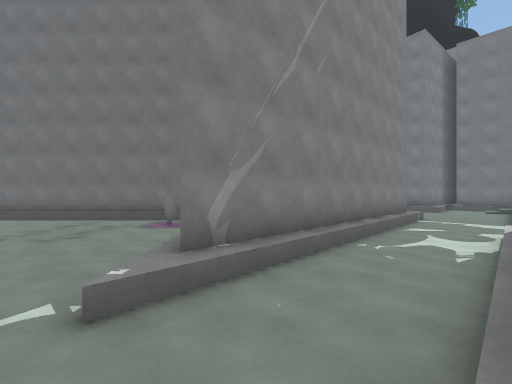
[1] (above)

20 first-person views from a walk through a scene from a Unity 3-D project. The camera is 1.3 m above the floor, looks level and sees 90° across. Doors are open. The floor is counted in squares, 2 m on a side. Each view is taken from the middle of a square. On the plan, view 1 faces up. The plan holds only what a view shows up to about 9 squares ahead; the rest is blank. The place goes on beyond the plan. The player character is not drawn.

[2]
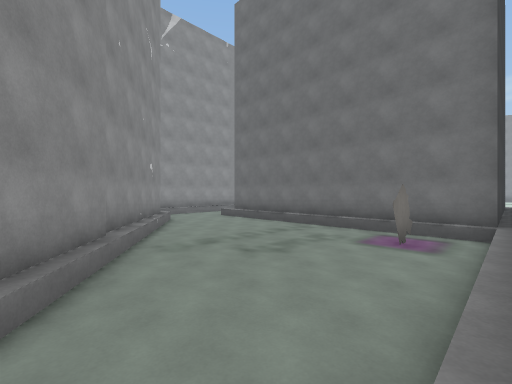

[3]
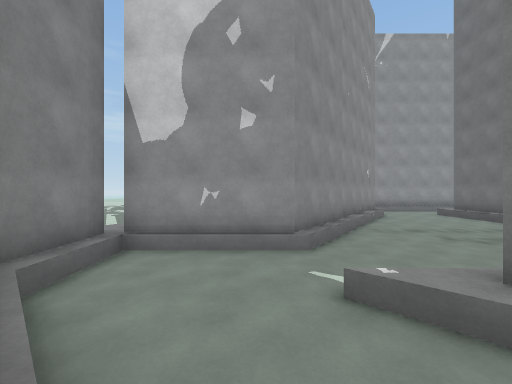

[4]
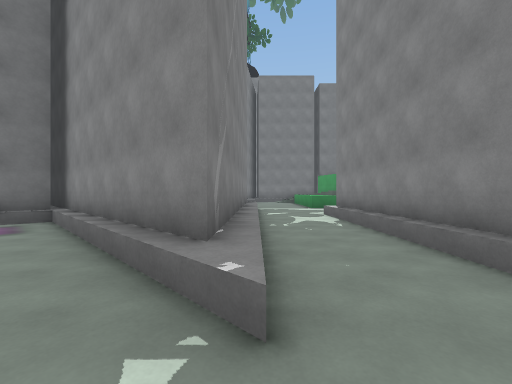

[5]
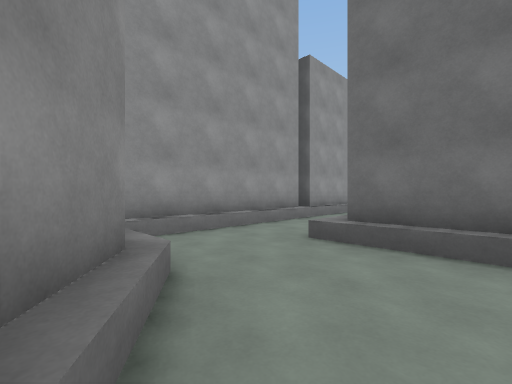

[6]
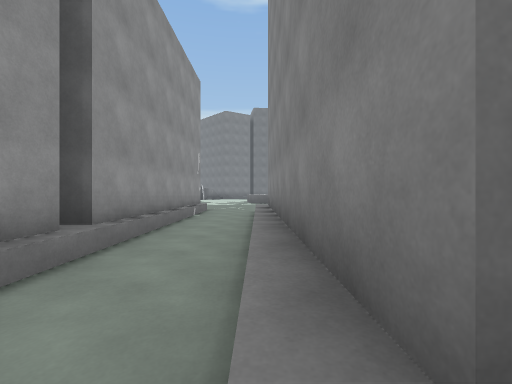

[7]
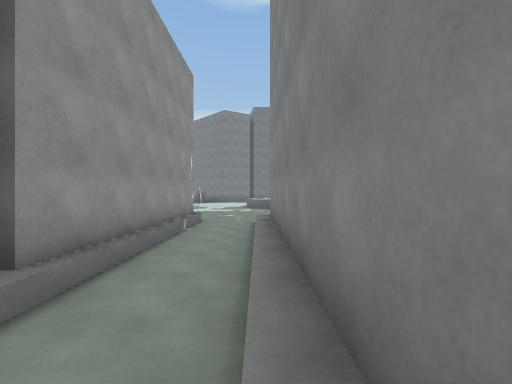

[8]
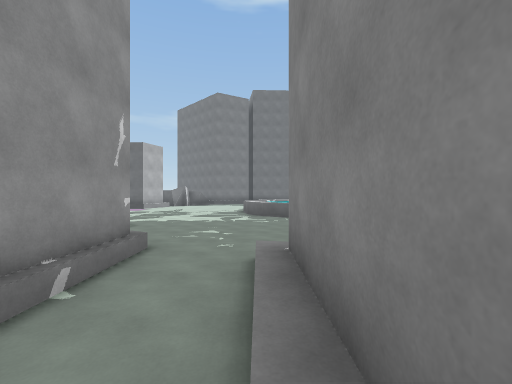

[9]
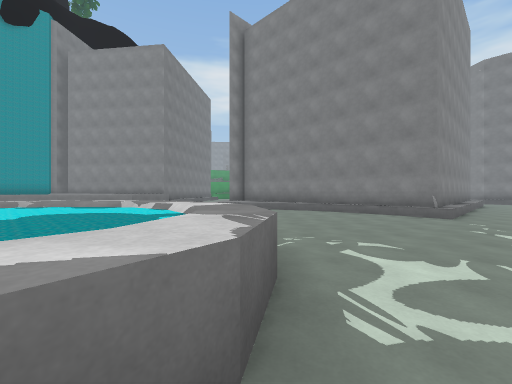

[10]
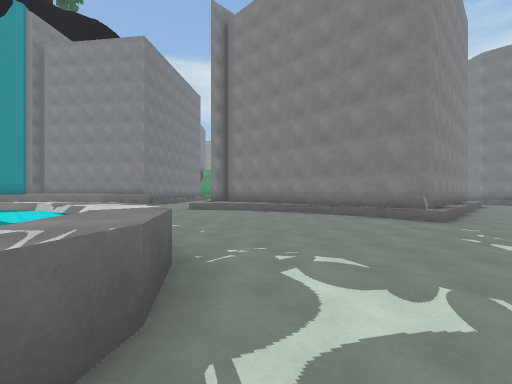

[11]
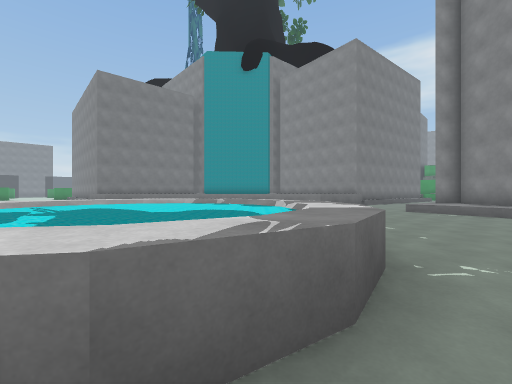

[12]
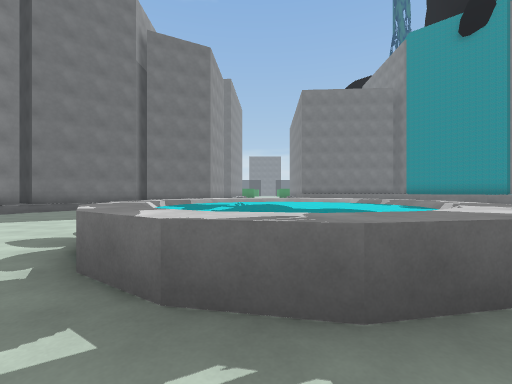

[13]
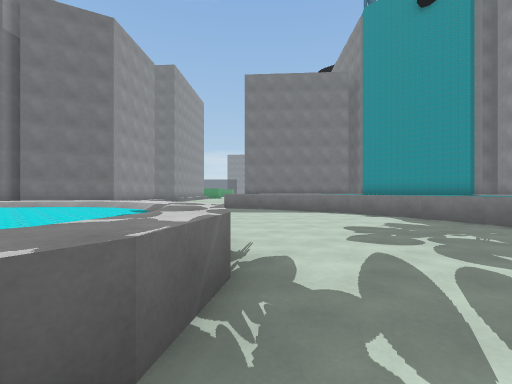

[14]
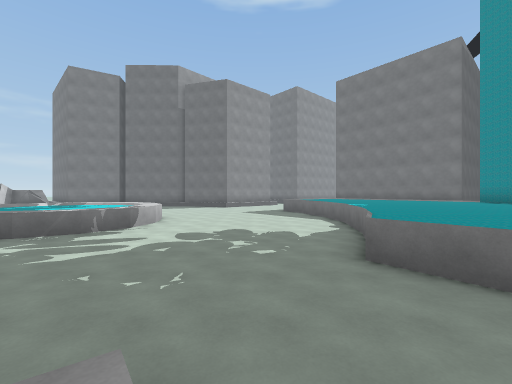

[15]
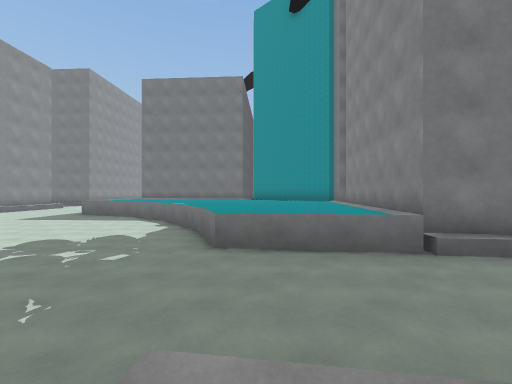

[16]
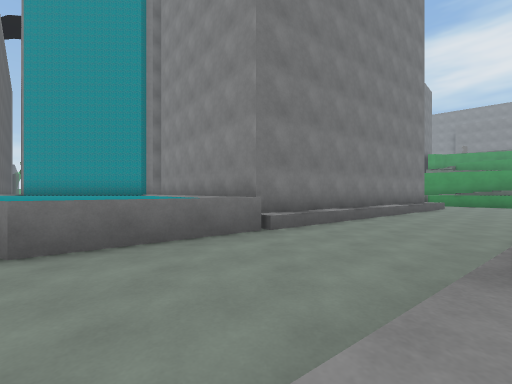

[17]
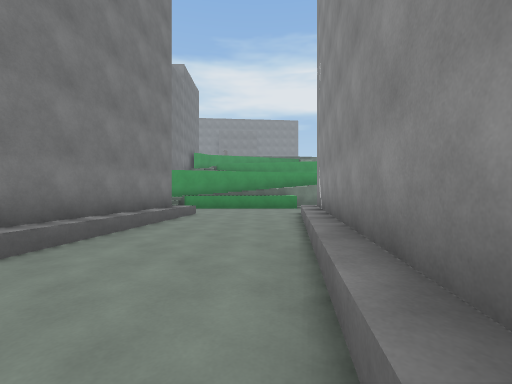

[18]
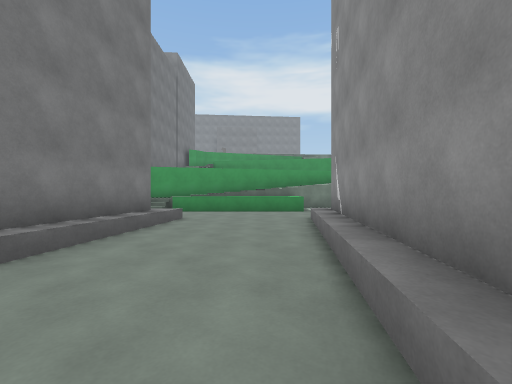

[19]
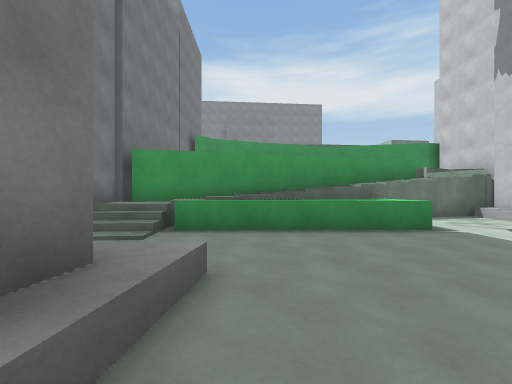

[20]
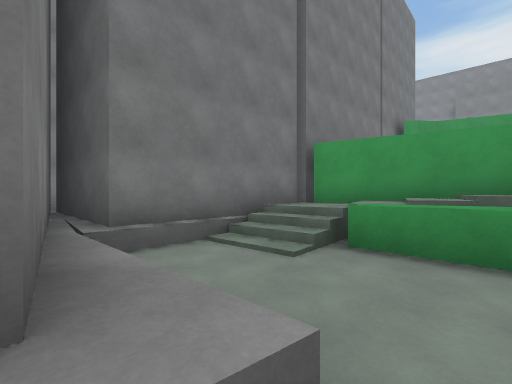

### Floor plan
Key: @ floor where view 1 was taken; # wall or solid block; x gap in a wall; . main floor; : floor 0.5 m higher than the main floor; + floor 1.25 m higher than the main floor; / step, stairs or slope; = window, fence, low wall or low ledge; ≈ liquid the walk keeps out of; ^ raised ledge.
Columns run from 11 left of view 1 to 15 right of it. Each row starts with its distance up from view 1.
 27  ..^^^.  ....
 26  .^^≈≈^......≈    ^
 25  .^≈≈≈^^.....≈≈≈≈≈#
 24  .^≈≈≈^^.....≈≈≈≈≈
 23  .^^≈≈^......≈≈≈≈
 22 ...^^^......=≈≈≈≈
 21 ............=≈≈≈≈##
 20 ............=≈≈≈##
 19 .............=≈##
 18 ........./....##
 17 #......./:/.../##
 16 #./########/.../#
 15 #./#      # /...##     #
 14 #./#      ###.../##  ###
 13 #./#      ###/.../#####
 12 #./#      # ##/.../#//##
 11 #./#      #  ##/.../../#
 10 #./#      #   ##.....=/##
  9 #./########    ##...^^//##
  8 #.////////#   ##/..^^+/  ##
  7 #......../#  ##/..^^^     #
  6 #.........# ##/....^      x
  5   ##......###/../..
  4    ##.....##/../#//
  3     ###...#/../###x
  2       ##../../## #
  1        ##.../##  ##
  0         #..@      #
 -1         #//
 -2         ###

Positions as (right, up) in squares from view 1, and headings:
1: (0, 0), facing up
2: (-1, 2), facing up-left
3: (1, 1), facing left
4: (-2, 1), facing up-right
5: (-7, 5), facing up-left
6: (-9, 8), facing up
7: (-9, 9), facing up
8: (-9, 13), facing up
9: (-10, 24), facing down-right
10: (-10, 23), facing down-right
11: (-10, 23), facing right
12: (-10, 22), facing up-right
13: (-6, 21), facing up-right
14: (-1, 17), facing up
15: (-2, 17), facing up-right
16: (-2, 18), facing right
17: (1, 15), facing down-right
18: (2, 14), facing down-right
19: (6, 12), facing down-right
20: (7, 11), facing right
